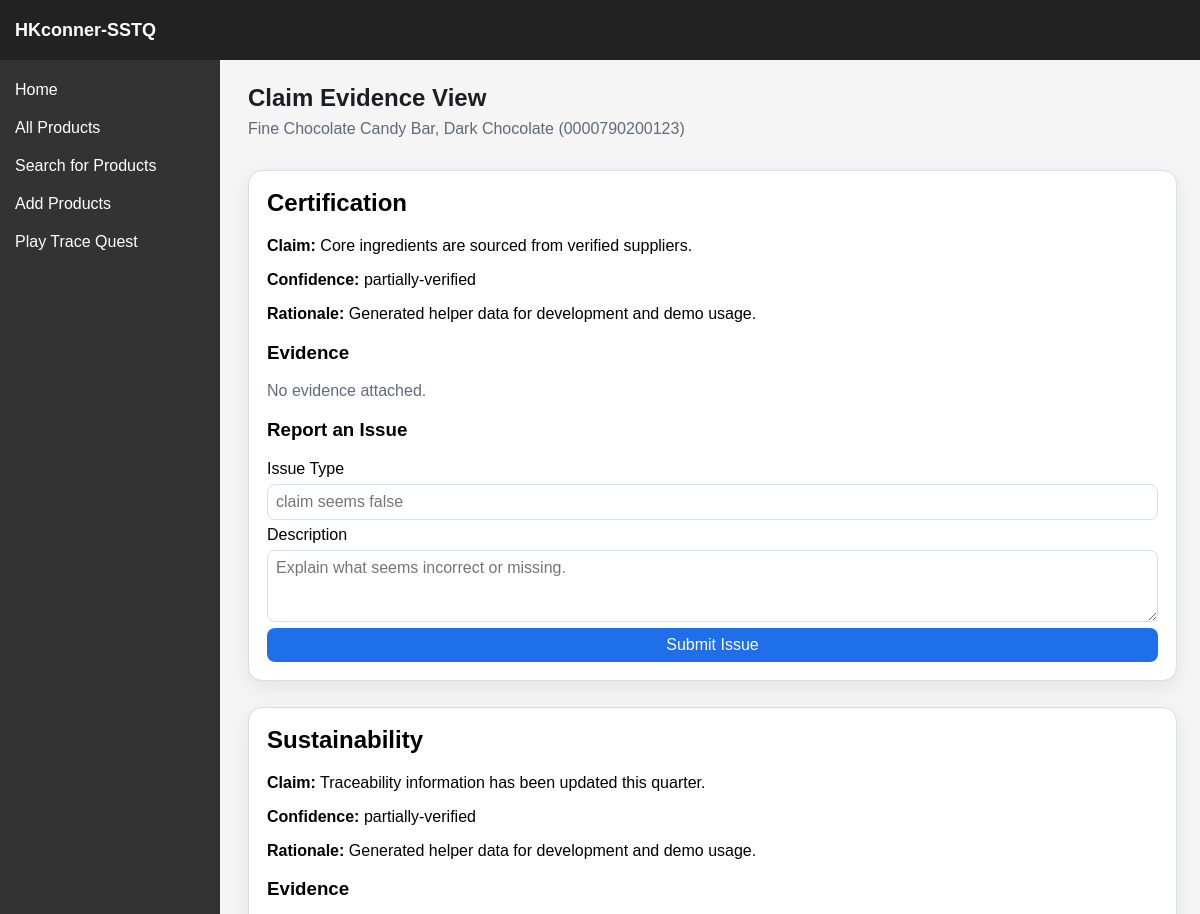
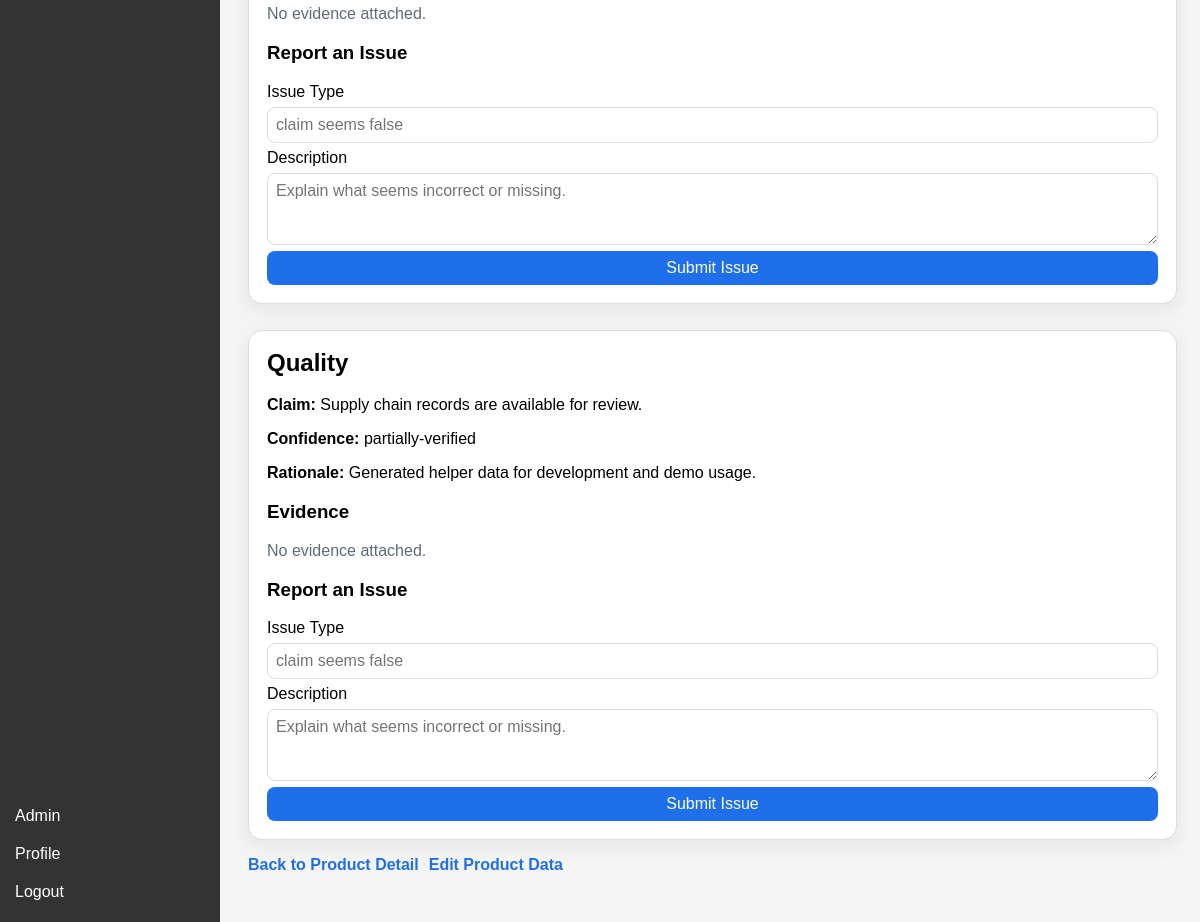
/product/evidence/0000790200123 (signed in), run on the app's committed database (2 pictures, top to bottom).
### sstq/models.py (models this page shows, shortened)
class Product(db.Model):
    __tablename__ = "products"
    barcode = db.Column(db.String(32), primary_key=True)
    name = db.Column(db.String(128), nullable=False)
    category = db.Column(db.String(128), nullable=False)
    brand = db.Column(db.String(128), nullable=False)
    description = db.Column(db.String(512), nullable=False)
    image = db.Column(db.String(256), nullable=True)

class Claim(db.Model):
    __tablename__ = "claims"
    claim_id = db.Column(db.Integer, primary_key=True)
    product_barcode = db.Column(db.String(32), db.ForeignKey("products.barcode"), nullable=False)
    claim_type = db.Column(db.String(64), nullable=False)
    claim_text = db.Column(db.String(512), nullable=False)
    confidence_label = db.Column(db.String(64), nullable=True) # verified, partially-verified or unverified
    rationale = db.Column(db.String(512), nullable=True)
    product = db.relationship("Product", backref="claims")

### sstq/routes/product.py (the view)
@product_bp.route("/product/evidence/<barcode>", methods=["GET"])
@login_required
def product_evidence(barcode):
    product = db.session.get(Product, barcode)
    if not product:
        flash("Product not found.", "error")
        return redirect(url_for("product.product"))
    claims = sorted(product.claims, key=lambda c: c.claim_id)
    return render_template("product_evidence.html", product=product, claims=claims)

### sstq/models.py (called while the page is built)
    @property
    def is_verifier(self):
        return self.role == "verifier"

    @property
    def is_admin(self):
        return self.role == "admin"

### sstq/routes/auth.py (called while the page is built)
@login_manager.user_loader
def load_user(user_id):
    return db.session.get(User, int(user_id))

### sstq/templates/product_evidence.html (shortened to what this page needs)
{% extends "base.html" %}
{% block custom_css %}<link rel="stylesheet" href="{{ url_for('static', filename='css/product_detail.css') }}">{% endblock %}
{% block content %}
<section class="product-page">
    <h1>Claim Evidence View</h1>
    <p class="page-subtitle">{{ product.name }} ({{ product.barcode }})</p>
    {% if claims %}
        <div class="list-wrapper">
            {% for claim in claims %}
                <article class="content-card" id="claim-{{ claim.claim_id }}">
                    <h2>{{ claim.claim_type }}</h2>
                    <p><strong>Claim:</strong> {{ claim.claim_text }}</p>
                    <p><strong>Confidence:</strong> {{ claim.confidence_label or "No label" }}</p>
                    {% if claim.rationale %}
                        <p><strong>Rationale:</strong> {{ claim.rationale }}</p>
                    {% endif %}
                    <h3>Evidence</h3>
                    {% if claim.evidence %}
                        <div class="list-wrapper">
                            {% for evidence in claim.evidence %}
                                <article class="list-item">
                                    <p><strong>Type:</strong> {{ evidence.evidence_type }}</p>
                                    <p><strong>Issuer:</strong> {{ evidence.issuer or "-" }}</p>
                                    <p><strong>Date:</strong> {{ evidence.date.date() if evidence.date else "-" }}</p>
                                    {% if evidence.summary %}
                                        <p><strong>Summary:</strong> {{ evidence.summary }}</p>
                                    {% endif %}
                                    {% if evidence.file_reference %}
                                        <p><strong>File:</strong> {{ evidence.file_reference }}</p>
                                    {% endif %}
                                </article>
                            {% endfor %}
                        </div>
                    {% else %}
                        <p class="empty-text">No evidence attached.</p>
                    {% endif %}
                    <h3>Report an Issue</h3>
                    <form method="POST" action="{{ url_for('product.report_issue', claim_id=claim.claim_id) }}" class="report-form">
                        <label for="issue-type-{{ claim.claim_id }}">Issue Type</label>
                        <input id="issue-type-{{ claim.claim_id }}" name="issue_type" placeholder="claim seems false" required>
                        <label for="issue-desc-{{ claim.claim_id }}">Description</label>
                        <textarea id="issue-desc-{{ claim.claim_id }}" name="description" rows="3" placeholder="Explain what seems incorrect or missing." required></textarea>
                        <button type="submit">Submit Issue</button>
                    </form>
                </article>
            {% endfor %}
        </div>
    {% else %}
        <p class="empty-text">No claims found for this product.</p>
    {% endif %}
    <div class="page-actions">
        <a class="action-link" href="{{ url_for('product.product_detail', barcode=product.barcode) }}">Back to Product Detail</a>
        {% if current_user.is_authenticated and (current_user.is_verifier or current_user.is_admin) %}
            <a class="action-link" href="{{ url_for('product.product_edit', barcode=product.barcode) }}">Edit Product Data</a>
        {% endif %}
    </div>
</section>
{% endblock %}

### sstq/static/css/base.css (style rules this page uses)
* { box-sizing: border-box; }
body { margin: 0; font-family: Arial, sans-serif; min-height: 100vh; }

### sstq/static/css/product_detail.css (style rules this page uses)
:root { --card-bg: #ffffff; --border-color: #d9dde5; --text-main: #1b1f24; --text-muted: #5f6b7a; --accent: #1f6feb; --accent-hover: #195bcc; }
.product-page { max-width: 980px; margin: 24px auto; padding: 0 8px 24px; }
.product-page h1 { color: var(--text-main); margin-bottom: 18px; }
.page-subtitle { margin-top: -10px; color: var(--text-muted); }
.product-card, .content-card { background: var(--card-bg); border: 1px solid var(--border-color); border-radius: 14px; padding: 18px; box-shadow: 0 6px 20px rgba(16, 24, 40, 0.08); }
.content-card { margin-top: 16px; }
.content-card h2 { margin-top: 0; }
.list-wrapper { display: grid; gap: 10px; }
.empty-text { margin: 0; color: var(--text-muted); }
.report-form { margin-top: 10px; display: grid; gap: 6px; }
.report-form input, .report-form textarea, .report-form button { border: 1px solid var(--border-color); border-radius: 8px; padding: 8px; font: inherit; }
.report-form button { background: var(--accent); color: #fff; border: 0; cursor: pointer; }
.page-actions { margin-top: 16px; display: flex; align-items: center; gap: 10px; flex-wrap: wrap; }
.action-link { color: var(--accent); text-decoration: none; font-weight: 600; }

### data on the page
Product: name "Fine Chocolate Candy Bar, Dark Chocolate", barcode "0000790200123"
Claim: claim_type "Certification", claim_text "Core ingredients are sourced from verified suppliers.", confidence_label "partially-verified", rationale "Generated helper data for development and demo usage.", description "Explain what seems incorrect or missing."
Claim: claim_type "Sustainability", claim_text "Traceability information has been updated this quarter.", confidence_label "partially-verified", rationale "Generated helper data for development and demo usage.", description "Explain what seems incorrect or missing."
Claim: claim_type "Quality", claim_text "Supply chain records are available for review.", confidence_label "partially-verified", rationale "Generated helper data for development and demo usage.", description "Explain what seems incorrect or missing."
